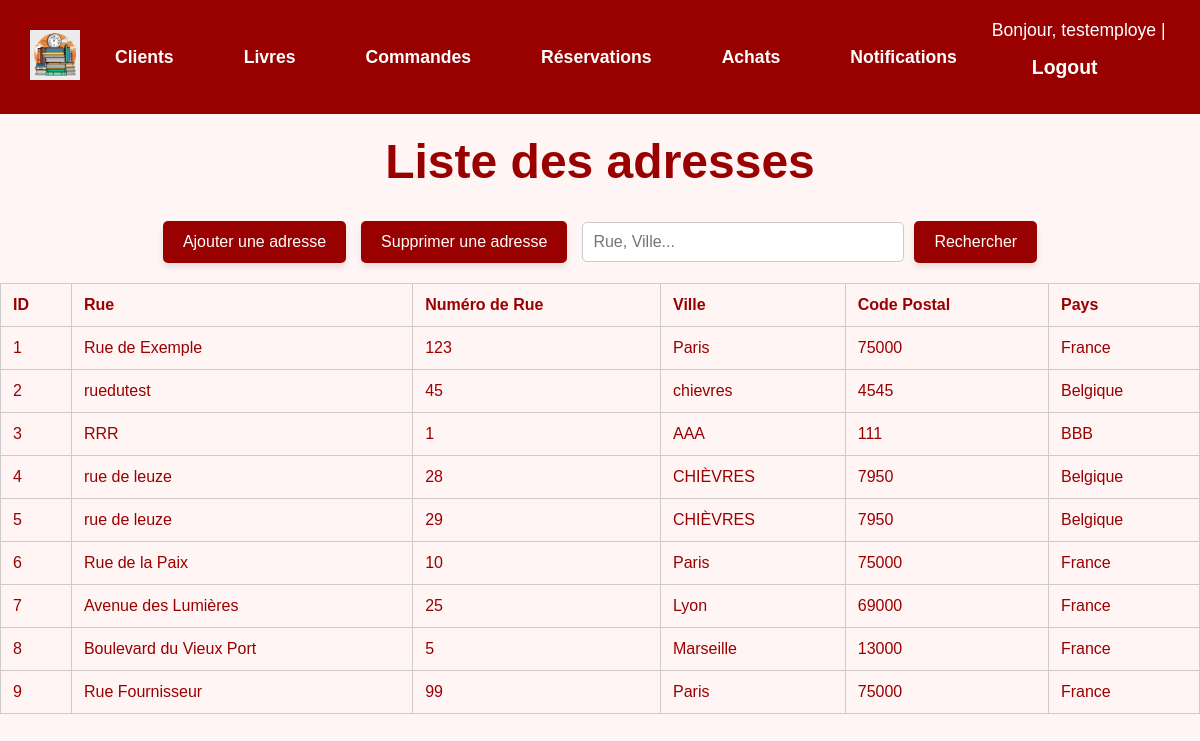
The app's page /adresses/ (signed in) with its own data.
### gui/models.py (models this page shows, shortened)
class Personne(AbstractBaseUser, PermissionsMixin):
    nom = models.CharField(max_length=100)
    prenom = models.CharField(max_length=100)
    date_naissance = models.DateField()
    telephone = models.CharField(max_length=15)
    email = models.EmailField(max_length=50, primary_key=True)  # Champ unique pour l'identification
    date_creation = models.DateField(auto_now_add=True)
    solde = models.DecimalField(max_digits=10, decimal_places=2)
    adresse = models.ForeignKey('Adresse', on_delete=models.CASCADE)
    role = models.ForeignKey('Role', on_delete=models.CASCADE)
    is_active = models.BooleanField(default=True)
    is_staff = models.BooleanField(default=False)
    is_superuser = models.BooleanField(default=False)
    objects = PersonneManager()
    USERNAME_FIELD = 'email'  # Utiliser l'email comme identifiant unique
    REQUIRED_FIELDS = ['nom', 'prenom']
    class Meta:
        db_table = 'Personne'
    from decimal import Decimal  # Import pour des calculs précis

class Adresse(models.Model):
    rue = models.CharField(max_length=255)
    n_rue = models.IntegerField()
    ville = models.ForeignKey(Ville, on_delete=models.CASCADE)
    """class Meta:
        db_table = 'Adresse'"""

class Ville(models.Model):
    nom_ville = models.CharField(max_length=100, primary_key=True)
    code_postal = models.CharField(max_length=10)
    pays = models.CharField(max_length=50)
    class Meta:
        db_table = 'Ville'
    def __str__(self):
        return self.nom_ville

### gui/views.py (the view)
# urls.py: path('adresses/', AdresseList.as_view(), name='adresses_list'),
class AdresseList(StaffRequiredMixin,ListView):
    model = Adresse
    template_name = 'gui/lister_adresses.html'
    def get_queryset(self):
        sort_by = self.request.GET.get('sort_by', 'id')  # Par défaut : titre
        order = self.request.GET.get('order', 'asc')  # Par défaut : asc
        sort_prefix = '' if order == 'asc' else '-'
        sorting_options = {
            'id':'id',
            'rue':'rue',
            'n_rue':'n_rue',
            'ville':'ville',
            'ville_code_postal':'ville__code_postal',
            'ville_pays':'ville__pays',
        }
        queryset = super().get_queryset()
        if sort_by in sorting_options:
            queryset = queryset.order_by(f"{sort_prefix}{sorting_options[sort_by]}")
        return queryset

### gui/views.py (called while the page is built)
    def test_func(self):
        return self.request.user.is_staff

### templates/gui/lister_adresses.html (shortened to what this page needs)
{% load static %}
<!DOCTYPE html>
<html lang="fr">
<head>
</head>
<body>
    {% include 'gui/navbar.html' %}
    <h1 style="color: #990000; text-align: center; font-size: 3em; margin-top: 20px;">Liste des adresses</h1>
    <div class="action-bar">
        <a href="/adresses/create/" class="button">Ajouter une adresse</a>
        <a href="/adresses/delete/" class="button">Supprimer une adresse</a>
        <form method="GET" action="{% url 'adresses_research' %}" style="display: inline-flex; align-items: center; gap: 10px;">
            <input type="text" id="search" name="search" placeholder="Rue, Ville..." value="{{ request.GET.search }}">
            <button type="submit" class="button">Rechercher</button>
        </form>
    </div>
    <table>
        <thead>
            <tr>
                <th><a href="?sort_by=id&order={% if request.GET.order == 'asc' %}desc{% else %}asc{% endif %}">ID</a></th>
                <th><a href="?sort_by=rue&order={% if request.GET.order == 'asc' %}desc{% else %}asc{% endif %}">Rue</a></th>
                <th><a href="?sort_by=n_rue&order={% if request.GET.order == 'asc' %}desc{% else %}asc{% endif %}">Numéro de Rue</a></th>
                <th><a href="?sort_by=ville&order={% if request.GET.order == 'asc' %}desc{% else %}asc{% endif %}">Ville</a></th>
                <th><a href="?sort_by=ville_code_postal&order={% if request.GET.order == 'asc' %}desc{% else %}asc{% endif %}">Code Postal</a></th>
                <th><a href="?sort_by=ville_pays&order={% if request.GET.order == 'asc' %}desc{% else %}asc{% endif %}">Pays</a></th>
            </tr>
        </thead>
        <tbody>
            {% for adresse in object_list %}
                <tr>
                    <td>{{ adresse.id }}</td>
                    <td>{{ adresse.rue }}</td>
                    <td>{{ adresse.n_rue }}</td>
                    <td>{{ adresse.ville }}</td>
                    <td>{{ adresse.ville.code_postal }}</td>
                    <td>{{ adresse.ville.pays }}</td>
                </tr>
            {% endfor %}
        </tbody>
    </table>
</body>
</html>

### templates/gui/navbar.html (shortened to what this page needs)
{% load static %}
<header>
    <a href="{% url 'homepage' %}">
        <img src="{% static 'images/logo_mdd.webp' %}" alt="Logo" class="logo">
    </a>
    <nav class="navbar">
        <a href="{% url 'personnes_list' %}" class="nav-button">Clients</a>
        <a href="{% url 'livres_list' %}" class="nav-button">Livres</a>
        <a href="{% url 'commandes_list' %}" class="nav-button">Commandes</a>
        <a href="{% url 'reservations_list' %}" class="nav-button">Réservations</a>
        <a href="{% url 'achats_list' %}" class="nav-button">Achats</a>
        <a href="{% url 'notifications_list' %}" class="nav-button">Notifications</a>
    </nav>
    <div class="user-info">
        {% if user.is_authenticated %}
            Bonjour, {{ user.prenom }} | <a href="{% url 'logout' %}" class="nav-button">Logout</a>
        {% else %}
            <a href="{% url 'login' %}" class="nav-button">Login</a>
        {% endif %}
    </div>
</header>

### templates/gui/lister_adresses.html (style rules this page uses)
body { font-family: Arial, sans-serif; background-color: #fff5f5; color: #990000; margin: 0; }
.navbar { display: flex; justify-content: center; background-color: #cc0000; padding: 10px 0; }
.action-bar { display: flex; justify-content: center; align-items: center; gap: 15px; margin: 20px 0; }
.action-bar a, .action-bar button { background-color: #990000; color: white; padding: 12px 20px; font-size: 1em; text-decoration: none; border: none; border-radius: 5px; cursor: pointer; box-shadow: 0 4px 6px rgba(0, 0, 0, 0.1); transition: background-color 0.3s; }
input[type="text"] { padding: 10px; font-size: 1em; border: 1px solid #ccc; border-radius: 5px; width: 300px; }
table { width: 100%; border-collapse: collapse; margin-top: 20px; }
th, td { padding: 12px; text-align: left; border: 1px solid #ccc; }
th a { color: #990000; text-decoration: none; }

### templates/gui/navbar.html (style rules this page uses)
header { display: flex; flex-direction: row; justify-content: space-between; align-items: center; padding: 20px 30px; background-color: #990000; color: white; }
.logo { height: 50px; }
.user-info { font-size: 1.1em; }
.user-info a { color: white; text-decoration: none; margin-left: 15px; font-weight: bold; }
.navbar { display: flex; justify-content: center; width: 100%; margin: 0; background-color: #990000; }
.nav-button { background-color: #990000; color: white; padding: 15px 25px; text-decoration: none; text-align: center; font-size: 1.1em; margin: 0 10px; border: none; display: inline-block; font-weight: bold; transition: background-color 0.3s, transform 0.2s ease-in-out; }

### records on screen
Personne: prenom "testemploye"
Adresse: id "1", rue "Rue de Exemple", n_rue "123", ville "Paris", ville.code_postal "75000", ville.pays "France"
Adresse: id "2", rue "ruedutest", n_rue "45", ville "chievres", ville.code_postal "4545", ville.pays "Belgique"
Adresse: id "3", rue "RRR", n_rue "1", ville "AAA", ville.code_postal "111", ville.pays "BBB"
Adresse: id "4", rue "rue de leuze", n_rue "28", ville "CHIÈVRES", ville.code_postal "7950", ville.pays "Belgique"
Adresse: id "5", rue "rue de leuze", n_rue "29", ville "CHIÈVRES", ville.code_postal "7950", ville.pays "Belgique"
Adresse: id "6", rue "Rue de la Paix", n_rue "10", ville "Paris", ville.code_postal "75000", ville.pays "France"
Adresse: id "7", rue "Avenue des Lumières", n_rue "25", ville "Lyon", ville.code_postal "69000", ville.pays "France"
Adresse: id "8", rue "Boulevard du Vieux Port", n_rue "5", ville "Marseille", ville.code_postal "13000", ville.pays "France"
Adresse: id "9", rue "Rue Fournisseur", n_rue "99", ville "Paris", ville.code_postal "75000", ville.pays "France"
